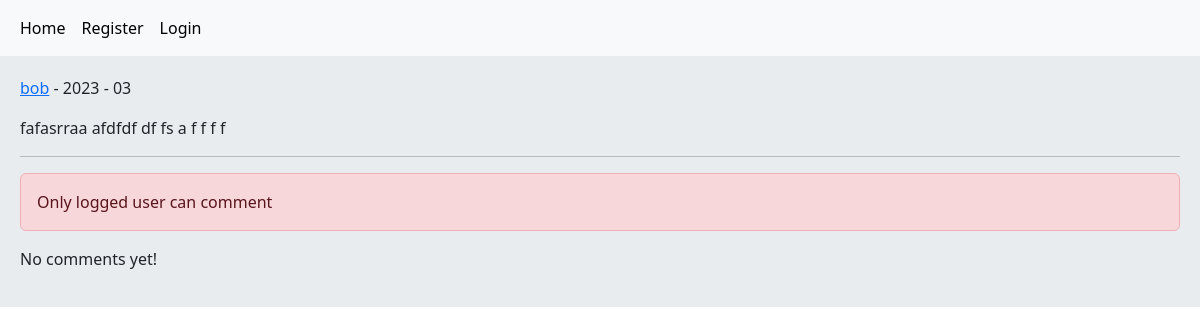
Before: /post/3/fafasrraa-afdfdf-df-fs-a-f-f-f-f/ with the older database file.
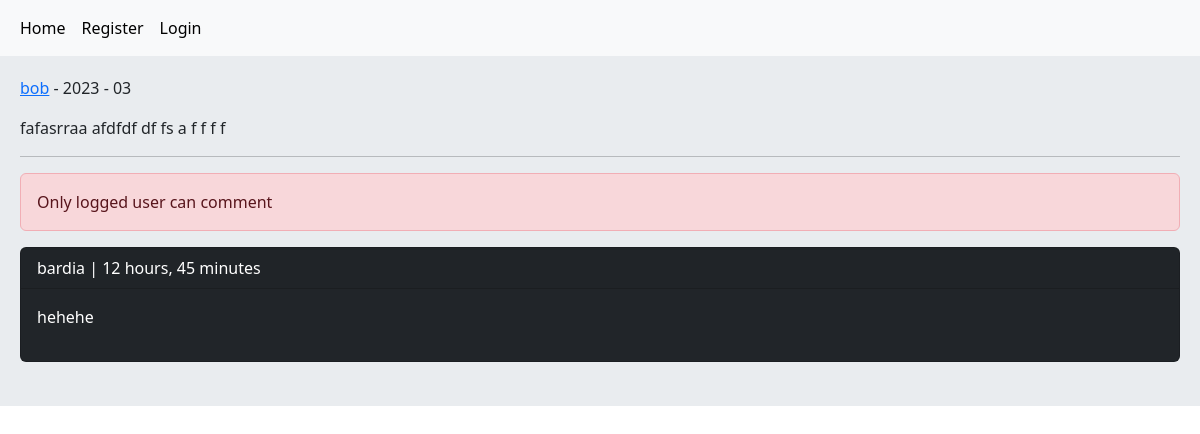
After: the same page with the newer database file.
### home/models.py (models this page shows, shortened)
class Post(models.Model):
    user = models.ForeignKey(User, on_delete=models.CASCADE, related_name='posts')
    body = models.TextField()
    slug = models.SlugField()
    title = models.CharField(max_length=100, null=True, blank=True)
    created = models.DateTimeField(auto_now_add=True)
    updated = models.DateTimeField(auto_now=True)
    class Meta:
        ordering = ('-created',)

class Comment(models.Model):
    user = models.ForeignKey(User, on_delete=models.CASCADE, related_name='ucomments')
    post = models.ForeignKey(Post, on_delete=models.CASCADE, related_name='pcomments')
    reply = models.ForeignKey('self', on_delete=models.CASCADE, related_name='rcomments', blank=True, null=True)
    is_reply = models.BooleanField(default=False)
    body = models.TextField(max_length=400)
    created = models.DateTimeField(auto_now_add=True)

### home/views.py (the view, shortened to what this page needs)
# urls.py: path('post/<int:post_id>/<slug:post_slug>/', views.PostDetailView.as_view(), name='post_detail'),
class PostDetailView(View):
    form_class = CommentCreateForm
    form_class_reply = CommentReplyForm
    def setup(self, request, *args, **kwargs):
        self.post_intance = get_object_or_404(Post, pk=kwargs['post_id'], slug=kwargs['post_slug'])
        return super().setup(request, *args, **kwargs)
    def get(self, request, *args, **kwargs):
        comments = self.post_intance.pcomments.filter(is_reply=False)
        can_like = False
        if request.user.is_authenticated and self.post_intance.user_can_like(request.user):
            can_like = True
        return render(request, 'home/detail.html',
                      {'post': self.post_intance, 'comments': comments, 'form': self.form_class,
                       'reply_form': self.form_class_reply, 'can_like': can_like})

### home/templates/home/detail.html (shortened to what this page needs)
{% extends 'base.html' %}
{% block content %}
    <p><a href="{% url 'account:user_profile' post.user.id %}"> {{ post.user.username }}</a>
        - {{ post.updated|date:"Y - m" }}</p>
    <p>{{ post.body }}</p>
    <hr/>
    {% if request.user.is_authenticated %}
        <a href="{% url 'home:post_like' post.id %}" class="{% if can_like %}disable{% endif %} btn btn-primary cal-md-2">Like{{ post.like_count }}</a>
        <form action="" method="post">
        {% csrf_token %}
        {{ form.as_p }}
        <input type="submit" value="Send">
        <br/><br/>
    {% else %}
        <p class="alert alert-danger"> Only logged user can comment</p>
    {% endif %}
    {% for comment in comments %}
        <div class="card bg-dark text-white">
            <p class="card-header">{{ comment.user }} | {{ comment.created|timesince }}</p>
            <p class="card-body">{{ comment.body }}</p>
        </div><br/>
    {% empty %}
        <p>No comments yet!</p>
    {% endfor %}
{% endblock %}

### templates/base.html (shortened to what this page needs)
<!DOCTYPE html>
<html lang="en">
<head>
    <link href="https://cdn.jsdelivr.net/npm/bootstrap@5.3.0-alpha1/dist/css/bootstrap.min.css" rel="stylesheet"
>
</head>
<body>
{% include 'inc/navbar.html' %}
<div class="jumbotron">
    {% block content %}
    {% endblock %}
</div>
</body>
</html>

### templates/inc/navbar.html
<nav class="navbar navbar-expand-lg bg-body-tertiary">
    <div class="container-fluid">
        <div class="navbar-nav">
            <a class="nav-link active" href="{% url 'home:home' %}">Home</a>
            {% if request.user.is_authenticated %}
                <a class="nav-link active" href="{% url 'account:user_logout' %}">Logout</a>
                <a class="nav-link active" href="{% url 'account:user_profile' request.user.id %}">Profile</a>
            {% else %}
                <a class="nav-link active" href="{% url 'account:user_register' %}">Register</a>
                <a class="nav-link active" href="{% url 'account:user_login' %}">Login</a>
            {% endif %}
        </div>
    </div>
</nav>

### templates/base.html (style rules this page uses)
.jumbotron { padding: 20px; margin-bottom: 20px; background-color: #e9ecef; }

Changed rows visible on the page:
added Comment: user "bardia", created "12 hours, 45 minutes", body "hehehe"
Other visible differences:
text no longer shown: "No comments yet!"
